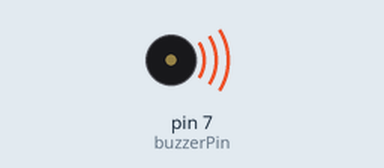
The sketch below on a simulated Arduino Uno, built with avr-gcc and run on an emulated ATmega328P. Parts: buzzer (waves = sounding).

Above: at 0.2 s.
At 1.7 s:
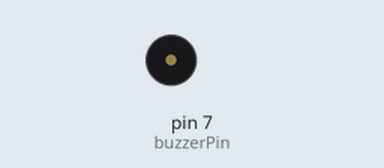
Timing chart, 0 to 3.0 s (numbered marks = the images above):
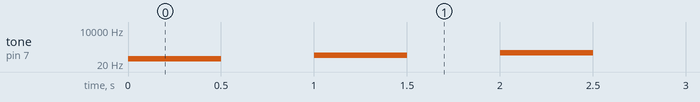

The sketch:

piezo_test.ino
```cpp
int buzzerPin = 7;
int i;

void setup() {
  pinMode(buzzerPin, OUTPUT);
  i = 0;
}

void loop() {
  i += 50;
  tone(buzzerPin, i);  // play a 1000 Hz tone
  delay(500);
  noTone(buzzerPin);      // stop
  delay(500);
}
```

Measured:
- by itself, tone on pin 7 (buzzerPin): plays 50 Hz for 0.50 s, 100 Hz for 0.50 s, 150 Hz for 0.50 s, 200 Hz for 0.50 s, 250 Hz for 0.50 s, 300 Hz for 0.50 s … (130 notes in this stretch)
